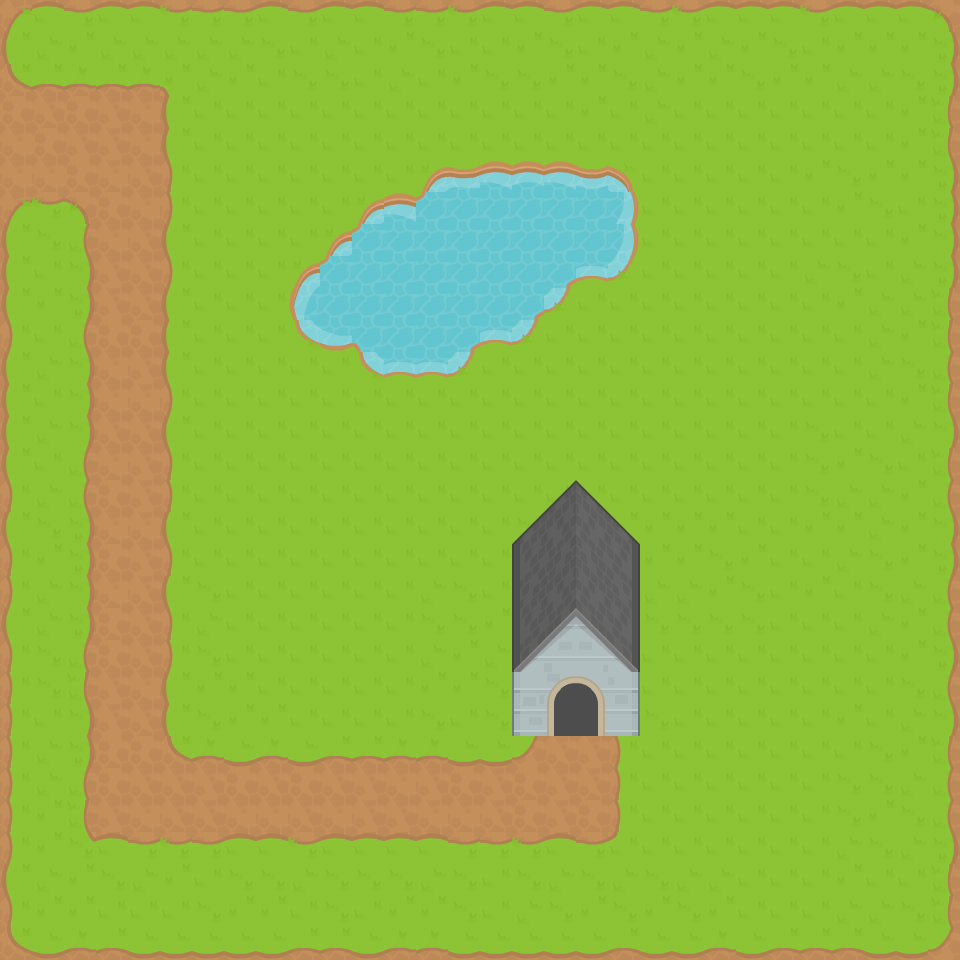

This game map was drawn from its Tiled (.tmx) file and the tilesets committed beside it. A one-line description and the trimmed map source follow:
An orthogonal 30x30 tile map with 32x32 px tiles, 2 tile layers (World, Tile Layer 2) and 19 objects (7x water, 7x house, 4x border, transport).

<map version="1.4" tiledversion="1.4.1" orientation="orthogonal" renderorder="right-down" width="30" height="30" tilewidth="32" tileheight="32" infinite="0" nextlayerid="8" nextobjectid="28">
 <tileset firstgid="1" name="RPGpack" tilewidth="32" tileheight="32" tilecount="1040" columns="40">
  <image source="RPGpack.png" width="1280" height="832" />
  <terraintypes>
   <terrain name="Grass" tile="122" />
   <terrain name="Terrain" tile="132" />
   <terrain name="Water" tile="142" />
  </terraintypes>
  <tile id="0" terrain="1,1,1,0" />
  <tile id="1" terrain="1,1,0,0" />
  <tile id="2" terrain="1,1,0,0" />
  <tile id="3" terrain="1,1,0,0" />
  <tile id="4" terrain="1,1,0,0" />
  <tile id="5" terrain="1,1,0,1" />
  <tile id="10" terrain="0,0,0,1" />
  <tile id="11" terrain="0,0,1,1" />
  <tile id="12" terrain="0,0,1,1" />
  <tile id="13" terrain="0,0,1,1" />
  <tile id="14" terrain="0,0,1,1" />
  <tile id="15" terrain="0,0,1,0" />
  <tile id="20" terrain="0,0,0,2" />
  <tile id="21" terrain="0,0,2,2" />
  <tile id="22" terrain="0,0,2,2" />
  <tile id="23" terrain="0,0,2,2" />
  <tile id="24" terrain="0,0,2,2" />
  <tile id="25" terrain="0,0,2,0" />
  <tile id="40" terrain="1,0,1,0" />
  <tile id="41" terrain="0,0,0,0" />
  <tile id="42" terrain="0,0,0,0" />
  <tile id="43" terrain="0,0,0,0" />
  <tile id="44" terrain="0,0,0,0" />
  <tile id="45" terrain="0,1,0,1" />
  <tile id="47" terrain="0,0,0,1" />
  <tile id="48" terrain="0,0,1,0" />
  <tile id="50" terrain="0,1,0,1" />
  <tile id="51" terrain="1,1,1,1" />
  <tile id="52" terrain="1,1,1,1" />
  <tile id="53" terrain="1,1,1,1" />
  <tile id="54" terrain="1,1,1,1" />
  <tile id="55" terrain="1,0,1,0" />
  <tile id="57" terrain="1,1,1,0" />
  <tile id="58" terrain="1,1,0,1" />
  <tile id="60" terrain="0,2,0,2" />
  <tile id="61" terrain="2,2,2,2" />
  <tile id="62" terrain="2,2,2,2" />
  <tile id="63" terrain="2,2,2,2" />
  <tile id="64" terrain="2,2,2,2" />
  <tile id="65" terrain="2,0,2,0" />
  <tile id="67" terrain="2,2,2,0" />
  <tile id="68" terrain="2,2,0,2" />
  <tile id="80" terrain="1,0,1,0" />
  <tile id="81" terrain="0,0,0,0" />
  <tile id="82" terrain="0,0,0,0" />
  <tile id="83" terrain="0,0,0,0" />
  <tile id="84" terrain="0,0,0,0" />
  <tile id="85" terrain="0,1,0,1" />
  <tile id="87" terrain="0,1,0,0" />
  <tile id="88" terrain="1,0,0,0" />
  <tile id="90" terrain="0,1,0,1" />
  <tile id="91" terrain="1,1,1,1" />
  <tile id="92" terrain="1,1,1,1" />
  <tile id="93" terrain="1,1,1,1" />
  <tile id="94" terrain="1,1,1,1" />
  <tile id="95" terrain="1,0,1,0" />
  <tile id="97" terrain="1,0,1,1" />
  <tile id="98" terrain="0,1,1,1" />
  <tile id="100" terrain="0,2,0,2" />
  <tile id="101" terrain="2,2,2,2" />
  <tile id="102" terrain="2,2,2,2" />
  <tile id="103" terrain="2,2,2,2" />
  <tile id="104" terrain="2,2,2,2" />
  <tile id="105" terrain="2,0,2,0" />
  <tile id="107" terrain="2,0,2,2" />
  <tile id="108" terrain="0,2,2,2" />
  <tile id="120" terrain="1,0,1,0" />
  <tile id="121" terrain="0,0,0,0" />
  <tile id="122" terrain="0,0,0,0" />
  <tile id="123" terrain="0,0,0,0" />
  <tile id="124" terrain="0,0,0,0" />
  <tile id="125" terrain="0,1,0,1" />
  <tile id="130" terrain="0,1,0,1" />
  <tile id="131" terrain="1,1,1,1" />
  <tile id="132" terrain="1,1,1,1" />
  <tile id="133" terrain="1,1,1,1" />
  <tile id="134" terrain="1,1,1,1" />
  <tile id="135" terrain="1,0,1,0" />
  <tile id="140" terrain="0,2,0,2" />
  <tile id="141" terrain="2,2,2,2" />
  <tile id="143" terrain="2,2,2,2" />
  <tile id="144" terrain="2,2,2,2" />
  <tile id="145" terrain="2,0,2,0" />
  <tile id="160" terrain="1,0,1,0" />
  <tile id="161" terrain="0,0,0,0" />
  <tile id="162" terrain="0,0,0,0" />
  <tile id="163" terrain="0,0,0,0" />
  <tile id="164" terrain="0,0,0,0" />
  <tile id="165" terrain="0,1,0,1" />
  <tile id="170" terrain="0,1,0,1" />
  <tile id="171" terrain="1,1,1,1" />
  <tile id="172" terrain="1,1,1,1" />
  <tile id="173" terrain="1,1,1,1" />
  <tile id="174" terrain="1,1,1,1" />
  <tile id="175" terrain="1,0,1,0" />
  <tile id="180" terrain="0,2,0,2" />
  <tile id="181" terrain="2,2,2,2" />
  <tile id="182" terrain="2,2,2,2" />
  <tile id="183" terrain="2,2,2,2" />
  <tile id="184" terrain="2,2,2,2" />
  <tile id="185" terrain="2,0,2,0" />
  <tile id="200" terrain="1,0,1,1" />
  <tile id="201" terrain="0,0,1,1" />
  <tile id="202" terrain="0,0,1,1" />
  <tile id="203" terrain="0,0,1,1" />
  <tile id="204" terrain="0,0,1,1" />
  <tile id="205" terrain="0,1,1,1" />
  <tile id="210" terrain="0,1,0,0" />
  <tile id="211" terrain="1,1,0,0" />
  <tile id="212" terrain="1,1,0,0" />
  <tile id="213" terrain="1,1,0,0" />
  <tile id="214" terrain="1,1,0,0" />
  <tile id="215" terrain="1,0,0,0" />
  <tile id="220" terrain="0,2,0,0" />
  <tile id="221" terrain="2,2,0,0" />
  <tile id="222" terrain="2,2,0,0" />
  <tile id="223" terrain="2,2,0,0" />
  <tile id="224" terrain="2,2,0,0" />
  <tile id="225" terrain="2,0,0,0" />
 </tileset>
 <layer id="1" name="World" width="30" height="30">
  <data>[900 cells, 900 non-empty, 92 distinct tile ids]</data>
 </layer>
 <objectgroup id="7" name="object">
  <object id="6" type="transport" x="559.13" y="684.743" width="35.2328" height="49.7855" />
  <object id="7" type="water" x="430.453" y="171.569" width="193.015" height="104.933" />
  <object id="8" type="water" x="366.115" y="195.312" width="62.8064" height="176.164" />
  <object id="9" type="water" x="295.65" y="267.31" width="68.9338" height="74.2953" />
  <object id="10" type="water" x="337.01" y="230.545" width="28.3395" height="35.9988" />
  <object id="13" type="water" x="430.453" y="278.799" width="144.761" height="35.2328" />
  <object id="14" type="water" x="429.688" y="315.564" width="36.7647" height="55.1471" />
  <object id="15" type="water" x="467.984" y="316.33" width="65.1042" height="26.8076" />
  <object id="17" type="house" x="513.855" y="539.335" width="32.9122" height="194.288" />
  <object id="18" type="house" x="546.767" y="513.855" width="59.4543" height="169.869" />
  <object id="19" type="house" x="603.036" y="540.397" width="38.2206" height="195.35" />
  <object id="20" type="house" x="513.855" y="527.657" width="112.538" height="13.8019" />
  <object id="21" type="house" x="543.582" y="480.943" width="59.4543" height="45.6524" />
  <object id="22" type="house" x="605.16" y="512.793" width="20.172" height="11.6785" />
  <object id="23" type="house" x="524.472" y="511.732" width="18.0486" height="15.9253" />
  <object id="24" type="border" x="-0.985707" y="-3.94283" width="962.05" height="8.87137" />
  <object id="25" type="border" x="952.193" y="6.89995" width="14.7856" height="950.222" />
  <object id="26" type="border" x="0" y="954.165" width="953.179" height="5.91424" />
  <object id="27" type="border" x="-3.94283" y="5.91424" width="7.88566" height="946.279" />
 </objectgroup>
 <layer id="5" name="Tile Layer 2" width="30" height="30">
  <data>[900 cells, 28 non-empty, 28 distinct tile ids]</data>
 </layer>
</map>
